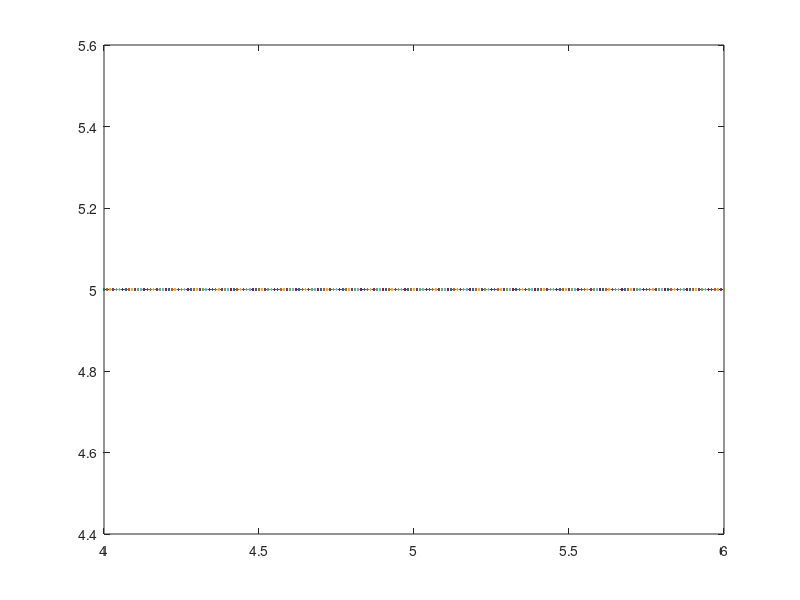

MATLAB code for this plot:
clear all;
clc;
format short;
fx=input('Introduzca la funcion= ','s')
Xi=input('introduzca el valor de Xi= ');
Xf=input('introduzca el valor de Xf= ');
n=input('introduzca el numero de iteraciones= ');
f = inline (fx);
yi=f(Xi);
yf=f(Xf);
 
x = Xi-1:0.01:Xf+1;
y = f(x);
plot(x,y)
 
if (yi)*(yf) < 0
    
disp('   N     Xi        Xf      f(xi)    f(xf)    f(Xi)f(Xf)     Xm       f(Xm)      f(Xi)f(Xm)     error  ');
disp('|----|--------|--------|---------|---------|-------------|---------|---------|-------------|----------|');

    for R=1:1:n
        
    Xm=(Xi+Xf)/2;
    Error=abs(((Xm-Xi)/Xm)*100);
    fprintf('  %d    %0.5f %0.5f  %0.5f   %0.5f    %0.5f    %0.5f   %0.5f    %0.5f     %0.5f \n', R, Xi, Xf, f(Xi), f(Xf),f(Xi)*f(Xf) , Xm, f(Xm), f(Xi)*f(Xm), Error);
    if (f(Xi)*f(Xm)== 0)
       
    elseif (f(Xi)*f(Xm) < 0)
        
        Xf=Xm;
    else 
        Xi=Xm;
    end
   
    Error=abs(((Xm-Xi)/Xm)*100);
    
    end
    
 
    
else
    disp('No existe la raiz en ese intervalo, proponer otro intervalo');
end

